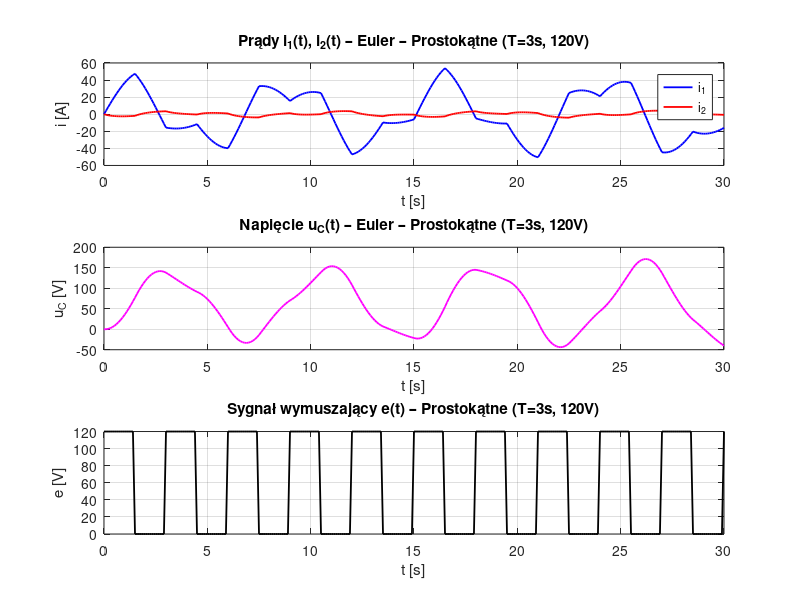
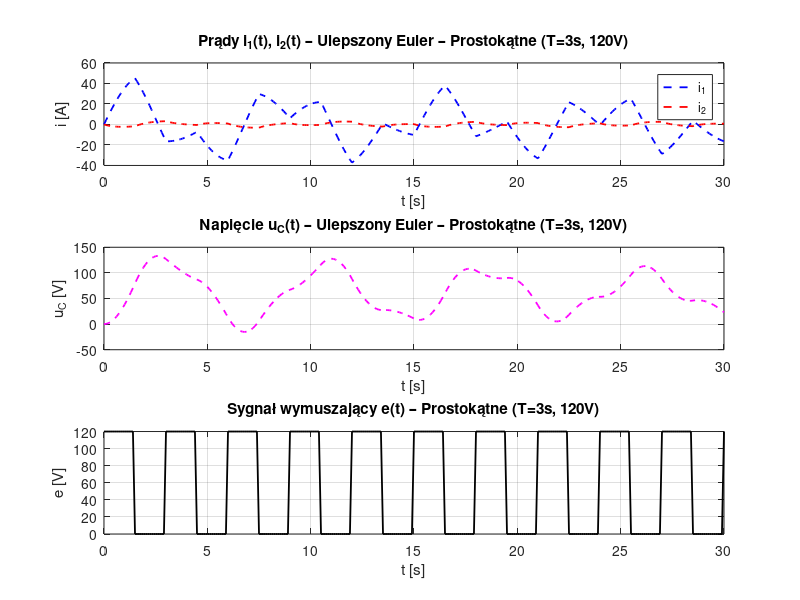
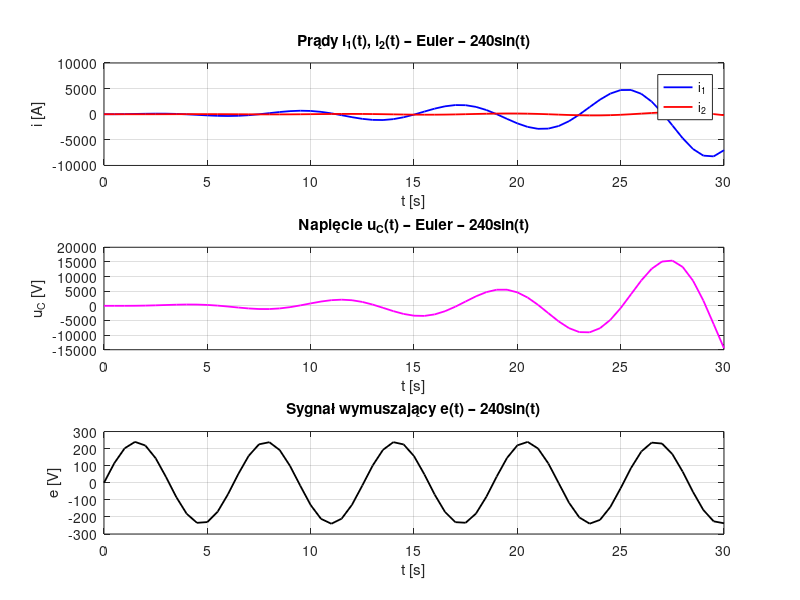
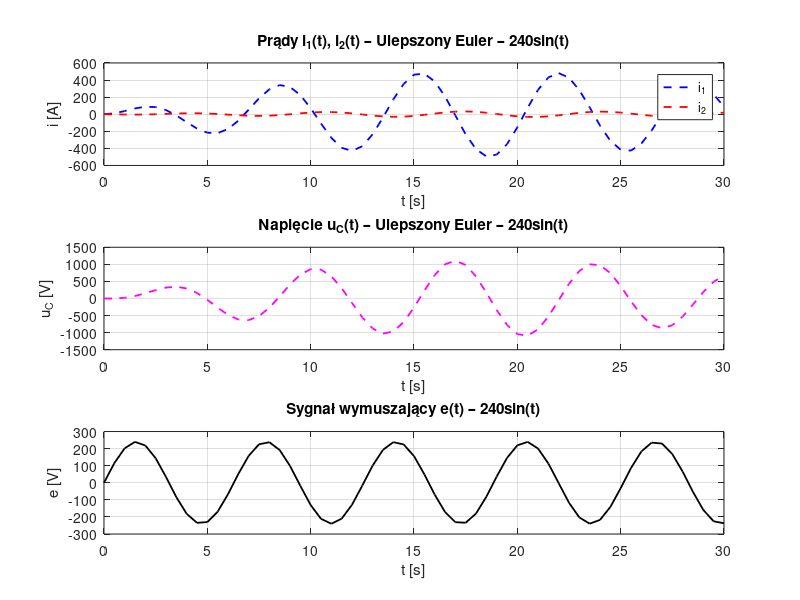

The MATLAB source for these figures, in order:
function czesc1
clear; close all;
R1 = 0.1;
R2 = 10;
C = 0.5;
L1 = 3;
L2 = 5;
M = 0.8;

t0 = 0;
tk = 30;
h_wartosci = [0.1, 0.5, 0.1, 0.009];

e1 = @(x) (mod(x, 3) < 1.5) * 120;
e2 = @(x) (240 * sin(x));
e3 = @(x) (210 * sin(2 * pi * 5 * x));
e4 = @(x) (120 * sin(2 * pi * 50 * x));

wymuszenia = {e1, e2, e3, e4};
nazwy = {'Prostokątne (T=3s, 120V)', '240sin(t)', '210sin(2\pi\cdot5t)', '120sin(2\pi\cdot50t)'};

D1 = L1/M - M/L2;
D2 = M/L1 - L2/M;

for k = 1:4
    h = h_wartosci(k);
    t = t0:h:tk;
    N = length(t);

    e = wymuszenia{k};

    i1_euler = zeros(1, N);
    i2_euler = zeros(1, N);
    uc_euler = zeros(1, N);

    i1_euler_ulepszony = zeros(1, N);
    i2_euler_ulepszony = zeros(1, N);
    uc_euler_ulepszony = zeros(1, N);

    for j = 1:N-1
        i1 = i1_euler(j);
        i2 = i2_euler(j);
        uc = uc_euler(j);
        ej = e(t(j));

        di1_dt = (1/D1) * (-R1/M * i1 + R2/L2 * i2 - 1/M * uc + 1/M * ej);
        di2_dt = (1/D2) * (-R1/L1 * i1 + R2/M * i2 - 1/L1 * uc + 1/L1 * ej);
        duC_dt = (1/C) * i1;

        i1_euler(j+1) = i1 + h * di1_dt;
        i2_euler(j+1) = i2 + h * di2_dt;
        uc_euler(j+1) = uc + h * duC_dt;
    end
    for j = 1:N-1
        i1 = i1_euler_ulepszony(j);
        i2 = i2_euler_ulepszony(j);
        uc = uc_euler_ulepszony(j);
        ej = e(t(j));

        di1_dt = (1/D1) * (-R1/M * i1 + R2/L2 * i2 - 1/M * uc + 1/M * ej);
        di2_dt = (1/D2) * (-R1/L1 * i1 + R2/M * i2 - 1/L1 * uc + 1/L1 * ej);
        duC_dt = (1/C) * i1;

        i1_half = i1 + (h/2) * di1_dt;
        i2_half = i2 + (h/2) * di2_dt;
        uc_half = uc + (h/2) * duC_dt;
        ej_half = e(t(j) + h/2);

        di1_dt_half = (1/D1) * (-R1/M * i1_half + R2/L2 * i2_half - 1/M * uc_half + 1/M * ej_half);
        di2_dt_half = (1/D2) * (-R1/L1 * i1_half + R2/M * i2_half - 1/L1 * uc_half + 1/L1 * ej_half);
        duC_dt_half = (1/C) * i1_half;

        i1_euler_ulepszony(j+1) = i1 + h * di1_dt_half;
        i2_euler_ulepszony(j+1) = i2 + h * di2_dt_half;
        uc_euler_ulepszony(j+1) = uc + h * duC_dt_half;
    end
         
    e_plot = arrayfun(e, t);

    figure('Name', ['Euler – ' nazwy{k}], 'NumberTitle', 'off');

    % i1 i i2 razem
    subplot(3,1,1);
    plot(t, i1_euler, 'b', 'LineWidth', 1.3); hold on;
    plot(t, i2_euler, 'r', 'LineWidth', 1.3);
    hold off;
    title(['Prądy i_1(t), i_2(t) – Euler – ' nazwy{k}]);
    xlabel('t [s]'); ylabel('i [A]');
    legend('i_1','i_2','Location','best');
    grid on;

    % uC
    subplot(3,1,2);
    plot(t, uc_euler, 'm', 'LineWidth', 1.3);
    title(['Napięcie u_C(t) – Euler – ' nazwy{k}]);
    xlabel('t [s]'); ylabel('u_C [V]');
    grid on;

    % e(t)
    subplot(3,1,3);
    plot(t, e_plot, 'k', 'LineWidth', 1.3);
    title(['Sygnał wymuszający e(t) – ' nazwy{k}]);
    xlabel('t [s]'); ylabel('e [V]');
    grid on;

    figure('Name', ['Ulepszony Euler – ' nazwy{k}], 'NumberTitle', 'off');

    % i1 i i2 razem
    subplot(3,1,1);
    plot(t, i1_euler_ulepszony, '--b', 'LineWidth', 1.3); hold on;
    plot(t, i2_euler_ulepszony, '--r', 'LineWidth', 1.3);
    hold off;
    title(['Prądy i_1(t), i_2(t) – Ulepszony Euler – ' nazwy{k}]);
    xlabel('t [s]'); ylabel('i [A]');
    legend('i_1','i_2','Location','best');
    grid on;

    % uC
    subplot(3,1,2);
    plot(t, uc_euler_ulepszony, '--m', 'LineWidth', 1.3);
    title(['Napięcie u_C(t) – Ulepszony Euler – ' nazwy{k}]);
    xlabel('t [s]'); ylabel('u_C [V]');
    grid on;

    % e(t)
    subplot(3,1,3);
    plot(t, e_plot, 'k', 'LineWidth', 1.3);
    title(['Sygnał wymuszający e(t) – ' nazwy{k}]);
    xlabel('t [s]'); ylabel('e [V]');
    grid on;

end 
end
